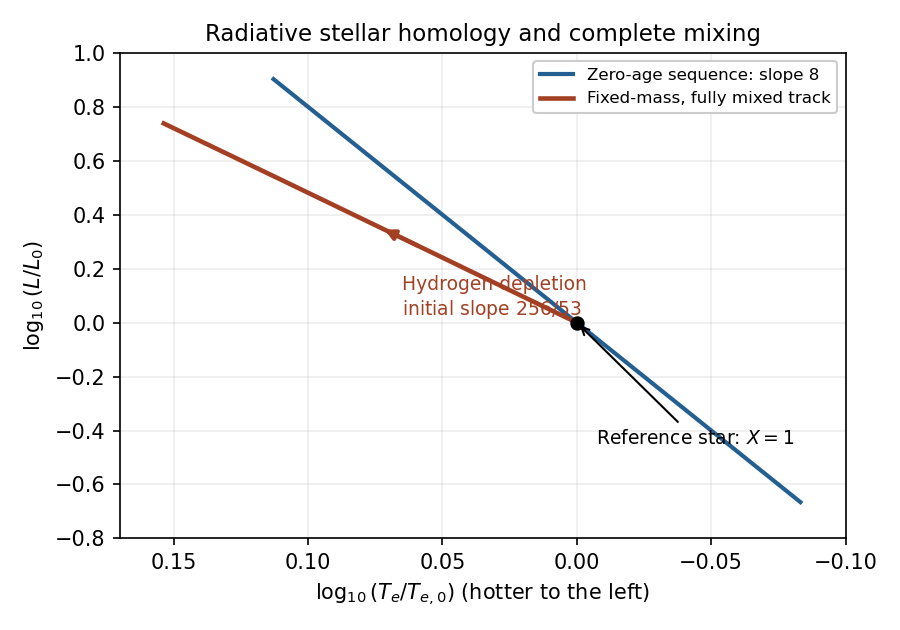

Python code for this plot:
"""Homology HR diagram, Python 3.14 / pinned NumPy and Matplotlib.

Emit the PNG basename in the caller's CWD; respect supplied MPLCONFIGDIR.
"""
import matplotlib
matplotlib.use('Agg')
import matplotlib.pyplot as plt
import numpy as np

mass=np.linspace(.6,2.0,150)
zams_T=(3/8)*np.log10(mass)
zams_L=3*np.log10(mass)
X=np.linspace(1,.52,180)
L=2/(1+X)*(8/(3+5*X))**4
R=(X*(1+X)/2)**(1/16)*(8/(3+5*X))**(9/16)
T=(L/R**2)**.25
x,y=np.log10(T),np.log10(L)
fig,ax=plt.subplots(figsize=(6.0,4.2),dpi=150,facecolor='white')
ax.set_facecolor('white')
ax.plot(zams_T,zams_L,lw=2,color='#245f91',label='Zero-age sequence: slope 8')
ax.plot(x,y,lw=2.2,color='#a34024',label='Fixed-mass, fully mixed track')
ax.scatter([0],[0],s=35,color='black',zorder=5)
ax.annotate('Reference star: $X=1$',xy=(0,0),xytext=(-.007,-.45),fontsize=9,arrowprops={'arrowstyle':'->','color':'black'})
k=75
ax.annotate('',xy=(x[k+18],y[k+18]),xytext=(x[k],y[k]),arrowprops={'arrowstyle':'-|>','color':'#a34024','lw':2})
ax.annotate('Hydrogen depletion\ninitial slope $256/53$',xy=(x[95],y[95]),xytext=(.065,.03),fontsize=9,color='#a34024')
ax.set_xlim(.17,-.10)
ax.set_ylim(-.8,1.0)
ax.set_xlabel(r'$\log_{10}(T_e/T_{e,0})$ (hotter to the left)')
ax.set_ylabel(r'$\log_{10}(L/L_0)$')
ax.set_title('Radiative stellar homology and complete mixing',fontsize=11)
ax.grid(alpha=.22)
ax.legend(loc='upper right',fontsize=8,framealpha=1)
fig.tight_layout()
fig.savefig('paper-63-homology-track.png',facecolor='white',transparent=False)
plt.close(fig)
